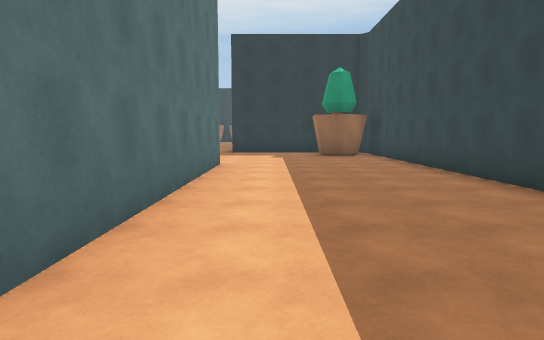
View 1 (above)

22 first-person views from a walk through a scene from a Unity 3-D project. The camera is 1.5 m above the floor, tilts 6° down and sees 75° across. The floor is counted in squares, 2 m on a side. Each view is taken from the middle of a square. On the plan, view 1 faces up. The plan holds only what a view shows up to about 11 squares ahead; the rest is blank. The place goes on beyond the plan. Surface patterns are stand-ins for the level's own textures.

View 2
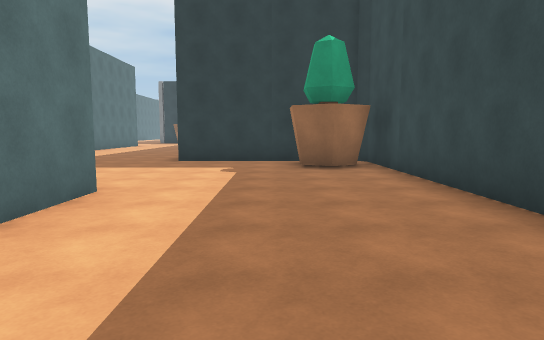

View 3
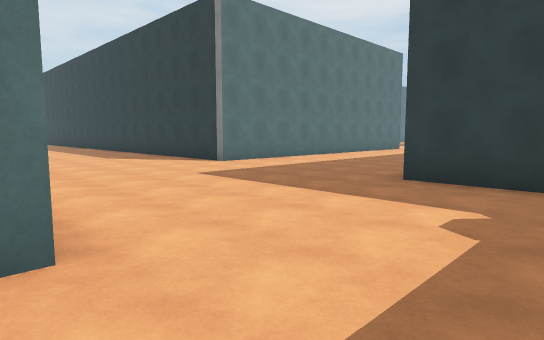

View 4
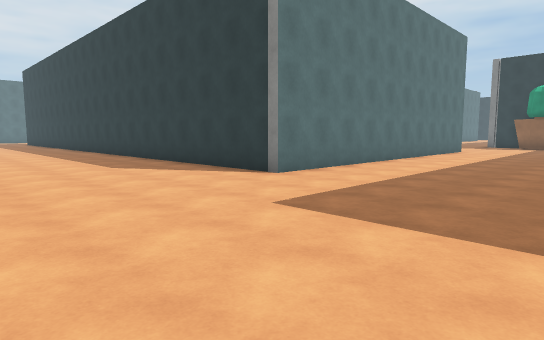

View 5
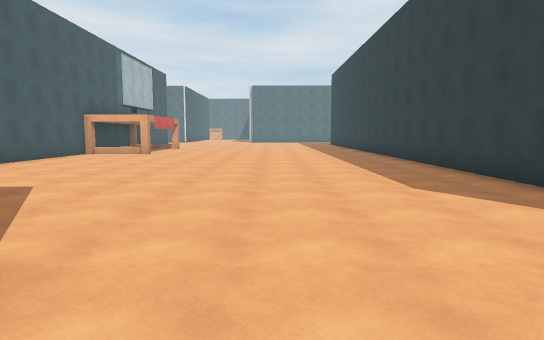

View 6
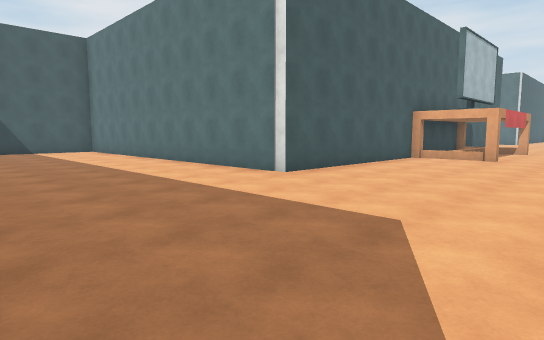

View 7
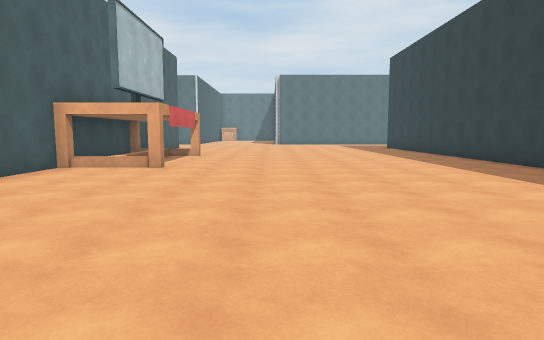

View 8
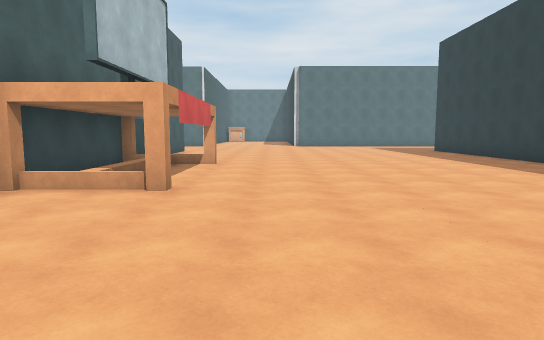

View 9
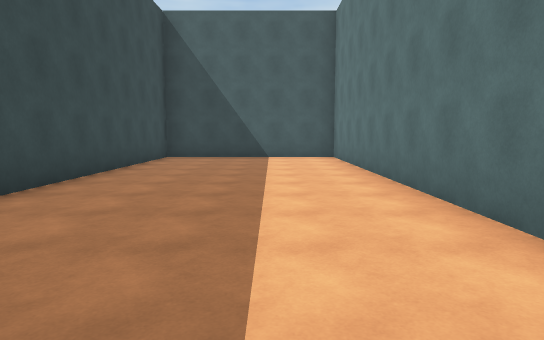

View 10
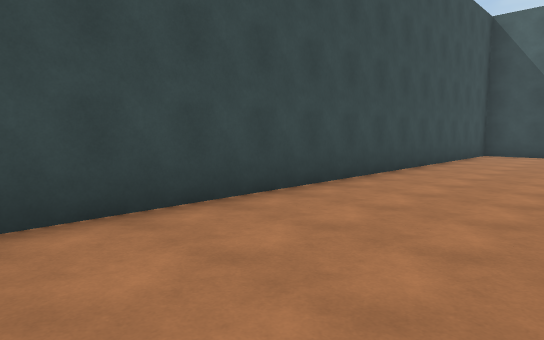

View 11
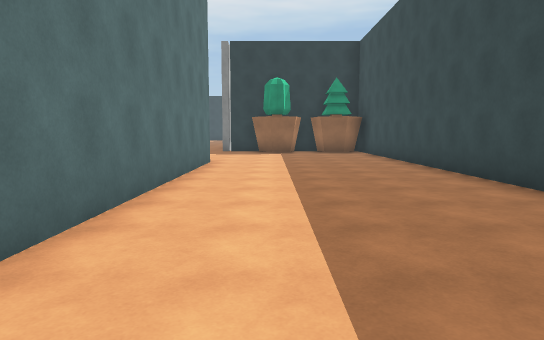

View 12
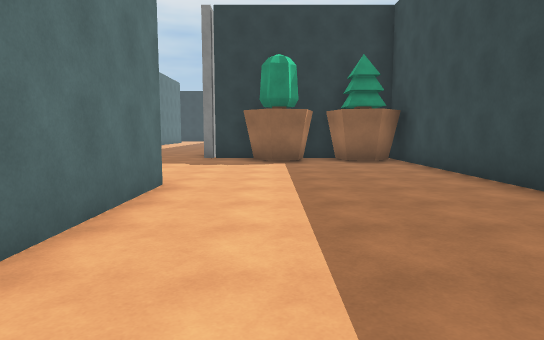

View 13
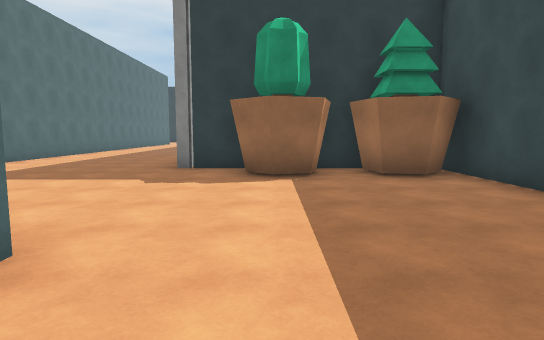

View 14
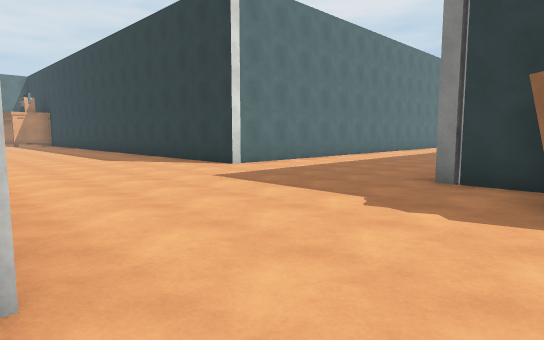

View 15
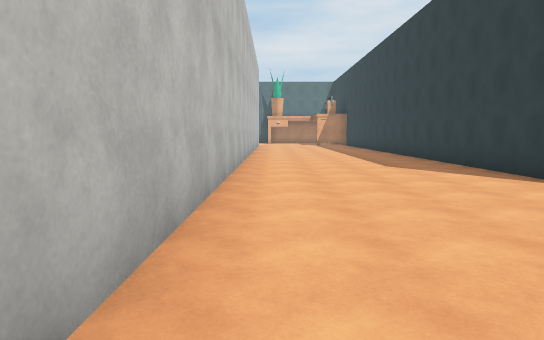

View 16
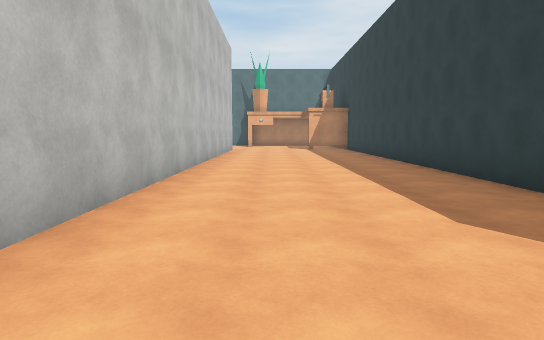

View 17
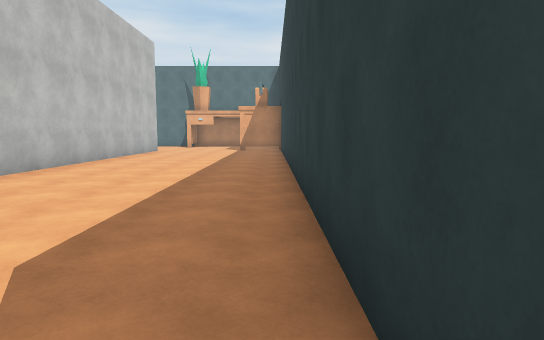

View 18
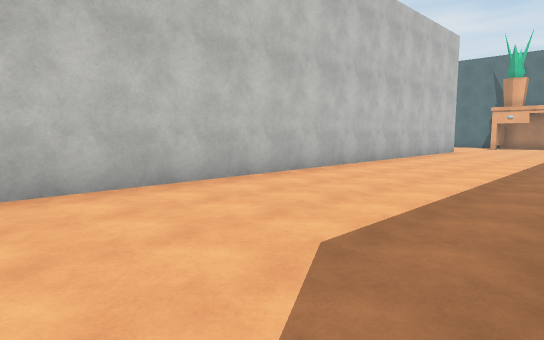

View 19
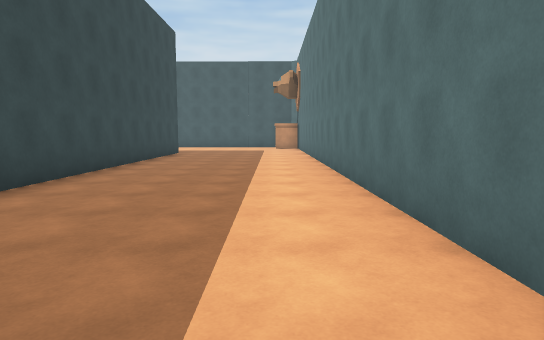

View 20
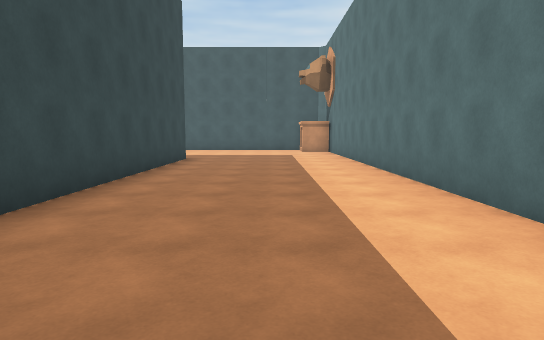

View 21
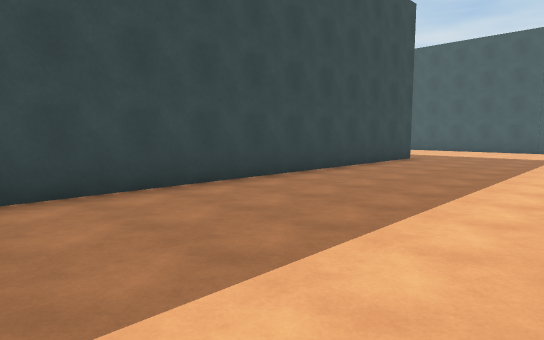

View 22
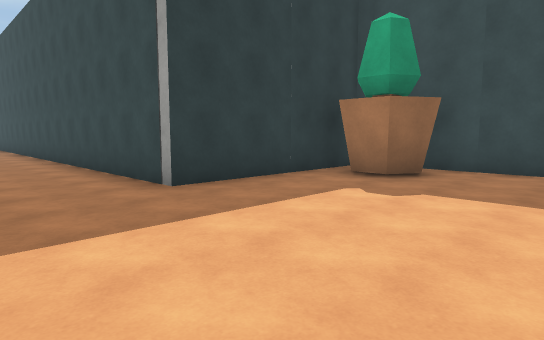

### Floor plan
Points are (right, up) in squares from view 1. A wall is a line through its corners. A room is listed if a view was taken in it or the views show most of it. See-through windows are left out.
Room 1 (views 1, 2, 3, 4, 5, 6, 7, 8, 9, 10, 11, 12, 13, 14, 15, 16, 17, 18, 19, 20, 21, 22)
walls: (-1.3, 8.6) (-1.2, -8); (3, 13.5) (-1.5, 13.5) (-1.5, 29.4); (-17.6, 3.4) (-11.9, 3.4) (-11.9, -7) (-6.7, -7) (-6.7, 5.6); (-6.6, 24.1) (-6.6, 13.8) (-24.1, 13.8); (-21.5, 5.8) (-21.5, 4.6); (3.5, 4.5) (3.5, 13.2); (-21.5, 3.4) (-18.1, 3.4); (-23.1, 3.4) (-22.4, 3.4); (-4, 29) (-4.2, 28.1) (-5, 27.9) (-5.7, 28.5); (-5.6, 29.4) (-7.1, 29.4); (-3.1, 29.4) (-4, 29.4); (-24.1, 24.3) (-7.9, 24.3); (-11.7, 33.1) (-11.7, 29.4) (-23.5, 29.4); (3.5, -7.2) (3.5, 2.5)
low walls: (-18.5, 4.6) (-17.9, 4.6)
objects: plant (-3, 28) to (-2, 29); plant (2, 12) to (3, 13)

Positions as (right, up) in squares from view 1, and headings:
1: (0, 0), facing up
2: (1, 4), facing up
3: (1, 8), facing up-left
4: (-2, 9), facing up-left
5: (-5, 10), facing left
6: (-7, 8), facing down-left
7: (-10, 8), facing left
8: (-13, 7), facing left
9: (-10, 4), facing down
10: (-10, 6), facing down-right
11: (-5, 15), facing up
12: (-5, 19), facing up
13: (-5, 22), facing up
14: (-5, 24), facing up-left
15: (-7, 25), facing left
16: (-12, 26), facing left
17: (-13, 29), facing left
18: (-13, 29), facing down-left
19: (0, 6), facing down
20: (1, 3), facing down
21: (-1, 3), facing down-right
22: (-4, 9), facing up-right
